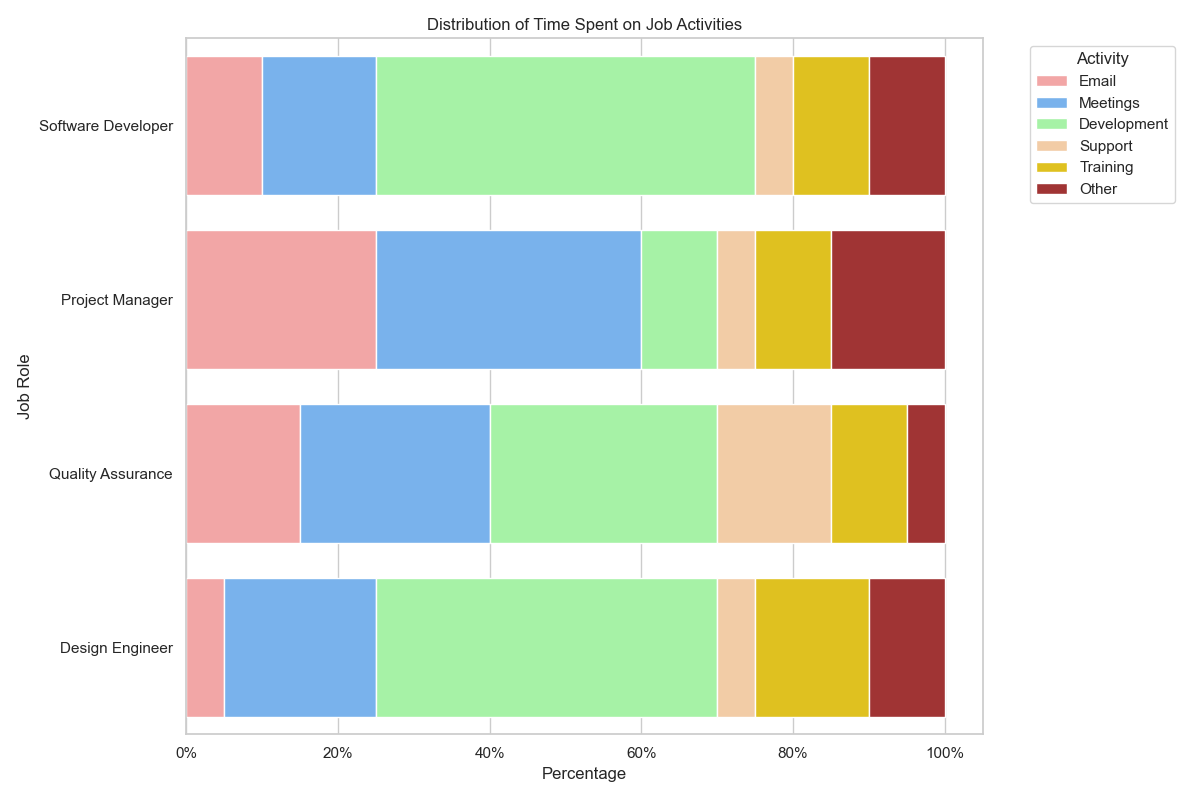

Write the Python code that produced this figure.

import pandas as pd
import seaborn as sns
import matplotlib.pyplot as plt
from matplotlib.ticker import PercentFormatter

# Data
data = {
    'Role': ['Software Developer', 'Project Manager', 'Quality Assurance', 'Design Engineer'],
    'Email': [10, 25, 15, 5],
    'Meetings': [15, 35, 25, 20],
    'Development': [50, 10, 30, 45],
    'Support': [5, 5, 15, 5],
    'Training': [10, 10, 10, 15],
    'Other': [10, 15, 5, 10]
}

# Convert dictionary to DataFrame
df = pd.DataFrame(data)

# Calculate the percentage
df.set_index('Role', inplace=True)
df_percentage = df.divide(df.sum(axis=1), axis=0) * 100

# Start a figure with seaborn style
plt.figure(figsize=(12, 8))
sns.set_theme(style="whitegrid")

# Create a color map
colors = ["#FF9999", "#66B2FF", "#99FF99", "#FFCC99", "#FFD700", "#B22222"]

# Starting position
bar_start = pd.Series([0.0, 0.0, 0.0, 0.0], index=df.index)

for col, color in zip(df.columns, colors):
    # Plot each category stack
    sns.barplot(
        x=df_percentage[col],
        y=df_percentage.index,
        color=color,
        label=col,
        left=bar_start
    )
    # Add the values to the starting position
    bar_start += df_percentage[col]

# Customizations
plt.xlabel('Percentage')
plt.ylabel('Job Role')
plt.title('Distribution of Time Spent on Job Activities')
plt.xticks(rotation=0)
plt.legend(title='Activity', bbox_to_anchor=(1.05, 1), loc='upper left')

# Convert x-axis labels to percentage
plt.gca().xaxis.set_major_formatter(PercentFormatter())

# Show the plot
plt.tight_layout()
plt.show()
